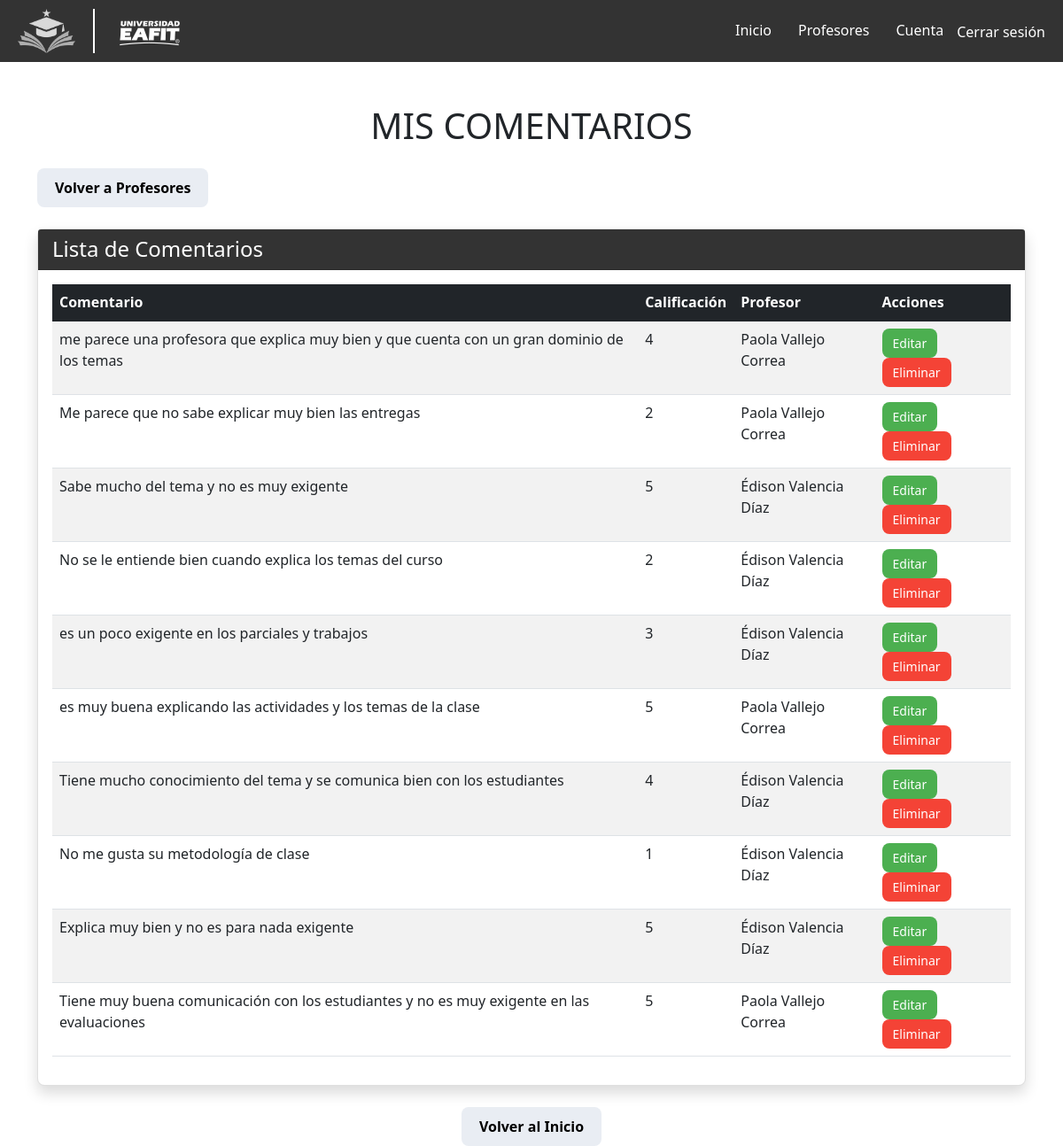
The page /mis_comentarios/1/ (signed in) on the database its author committed.
### review/models.py (models this page shows, shortened)
class Comentario(models.Model):
    SEMESTRES = [
        ('2024-2', '2024-2'),
        ('2024-1', '2024-1'),
        ('2023-2', '2023-2'),
        ('2023-1', '2023-1'),
        ('2022-2', '2022-2'),
        ('2022-1', '2022-1'),
        ('2021-2', '2021-2'),
        ('2021-1', '2021-1'),
    ]
    profesor = models.ForeignKey('profesores.Profesor', related_name='comentarios', on_delete=models.CASCADE)
    materia = models.ForeignKey(
        'profesores.Materia',
        related_name='comentarios',
        on_delete=models.SET_NULL,  # Si se elimina una materia, dejar como NULL
        null=True,  # Permite valores nulos
        blank=True  # Permite que el formulario deje el campo vacío
    )
    usuario = models.ForeignKey(User, on_delete=models.CASCADE)
    contenido = models.TextField()
    fecha = models.CharField(max_length=7, choices=SEMESTRES, default='2024-2')
    rating = models.IntegerField(choices=((1, '1 Estrella'), (2, '2 Estrellas'),
                                          (3, '3 Estrellas'), (4, '4 Estrellas'),
                                          (5, '5 Estrellas')), default=1)
    aprobado_por_ia = models.BooleanField(default=False)
    anonimo = models.BooleanField(default=False)

### profesores/models.py (models this page shows, shortened)
class Profesor(models.Model):
    nombre = models.CharField(max_length=100)
    departamento = models.CharField(max_length=100)
    materias = models.ManyToManyField('Materia', related_name='profesores')
    calificacion_media = models.FloatField(default=0.0)  # Calificación general del profesor
    numcomentarios = models.IntegerField(default=0)

### review/views.py (the view)
# urls.py: path('mis_comentarios/<int:user_id>/', reviewViews.mis_comentarios, name='mis_comentarios'),
@login_required
def mis_comentarios(request, user_id):
    if user_id:
        usuario = get_object_or_404(User, id=user_id)
    else:
        usuario = request.user
    is_admin = request.user.is_staff
    comentarios = Comentario.objects.filter(usuario=usuario).order_by('-fecha')
    return render(request, 'review/mis_comentarios.html', {'comentarios': comentarios, 'usuario': usuario, 'is_admin': is_admin})

### review/templates/review/mis_comentarios.html (shortened to what this page needs)
{% extends 'base_generic.html' %}
{% block content %}
<link href="https://cdn.jsdelivr.net/npm/bootstrap@5.1.3/dist/css/bootstrap.min.css" rel="stylesheet">
<div class="container mt-5">
    <div class="text-center mb-4">
        <h1 class="text-uppercase">Mis Comentarios</h1>
    </div>
    <div class="d-flex justify-content-start mb-4">
        <a href="{% url 'lista_profesores' %}" class="btn custom-gray-btn">Volver a Profesores</a>
    </div>
    {% if comentarios %}
    <div class="card shadow">
        <div class="card-header text-white" style="background-color: #333;">
            <h4 class="mb-0">Lista de Comentarios</h4>
        </div>
        <div class="card-body">
            <table class="table table-striped">
                <thead class="table-dark">
                    <tr>
                        <th>Comentario</th>
                        <th>Calificación</th>
                        <th>Profesor</th>
                        {% if comentario.usuario == request.user or is_admin %}
                        <th>Acciones</th>
                        {% endif %}
                    </tr>
                </thead>
                <tbody>
                    {% for comentario in comentarios %}
                    <tr>
                        <td>{{ comentario.contenido }}</td>
                        <td>{{ comentario.rating }}</td>
                        <td>{{ comentario.profesor.nombre }}</td>
                        <td>
                            {% if comentario.usuario == request.user or is_admin %}
                            <a href="{% url 'edit_review' comentario.id %}" class="btn custom-edit-btn">Editar</a>
                            {% endif %}
                            {% if is_admin %}
                            <form method="POST" action="{% url 'delete_review' comentario.id %}" style="display:inline;"onsubmit="return confirm('¿Estás seguro de que deseas eliminar este comentario?');">
                                <button type="submit" class="btn custom-delete-btn">Eliminar</button>
                            </form>
                            {% elif comentario.usuario == request.user %}
                            <form method="POST" action="{% url 'delete_own_review' comentario.id %}" style="display:inline;"onsubmit="return confirm('¿Estás seguro de que deseas eliminar este comentario?');">
                                {% csrf_token %}
                                <button type="submit" class="btn custom-delete-btn">Eliminar</button>
                            </form>
                            {% endif %}
                        </td>
                    </tr>
                    {% endfor %}
                </tbody>
            </table>
        </div>
    </div>
    {% else %}
    <div class="text-center mt-4">
        <p class="text-muted">No has realizado ningún comentario aún.</p>
    </div>
    {% endif %}
    <div class="d-flex justify-content-center mt-4">
        <a href="/" class="btn custom-gray-btn">Volver al Inicio</a>
    </div>
</div>
{% endblock %}

### templates/base_generic.html (style rules this page uses)
body { font-family: Arial, sans-serif; }

### review/templates/review/mis_comentarios.html (style rules this page uses)
.custom-gray-btn { background-color: #e9edf3; color: #000; border: none; padding: 10px 20px; font-size: 16px; font-weight: bold; border-radius: 8px; transition: background-color 0.3s ease; }
.custom-edit-btn { background-color: #4caf50; color: #fff; border: none; padding: 6px 12px; font-size: 14px; border-radius: 8px; transition: background-color 0.3s ease; }
.custom-delete-btn { background-color: #f44336; color: #fff; border: none; padding: 6px 12px; font-size: 14px; border-radius: 8px; transition: background-color 0.3s ease; }
.card { border-radius: 8px; box-shadow: 0 4px 10px rgba(0, 0, 0, 0.15); }

### rows shown on the page
Comentario: contenido "me parece una profesora que explica muy bien y que cuenta con un gran dominio de los temas", rating "4", profesor.nombre "Paola Vallejo Correa", shows "Editar"
Comentario: contenido "Me parece que no sabe explicar muy bien las entregas", rating "2", profesor.nombre "Paola Vallejo Correa", shows "Editar"
Comentario: contenido "Sabe mucho del tema y no es muy exigente", rating "5", profesor.nombre "Édison Valencia Díaz", shows "Editar"
Comentario: contenido "No se le entiende bien cuando explica los temas del curso", rating "2", profesor.nombre "Édison Valencia Díaz", shows "Editar"
Comentario: contenido "es un poco exigente en los parciales y trabajos", rating "3", profesor.nombre "Édison Valencia Díaz", shows "Editar"
Comentario: contenido "es muy buena explicando las actividades y los temas de la clase", rating "5", profesor.nombre "Paola Vallejo Correa", shows "Editar"
Comentario: contenido "Tiene mucho conocimiento del tema y se comunica bien con los estudiantes", rating "4", profesor.nombre "Édison Valencia Díaz", shows "Editar"
Comentario: contenido "No me gusta su metodología de clase", rating "1", profesor.nombre "Édison Valencia Díaz", shows "Editar"
Comentario: contenido "Explica muy bien y no es para nada exigente", rating "5", profesor.nombre "Édison Valencia Díaz", shows "Editar"
Comentario: contenido "Tiene muy buena comunicación con los estudiantes y no es muy exigente en las evaluaciones", rating "5", profesor.nombre "Paola Vallejo Correa", shows "Editar"
